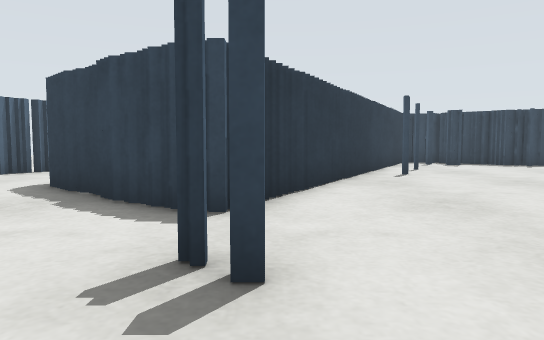
View 1 (above)

12 first-person views from a walk through a robot-simulator world made for Gazebo. The camera is 0.41 m above the floor, tilts 4° down and sees 70° across. The floor is counted in squares, 0.5 m on a side. Each view is taken from the middle of a square. On the plan, view 1 faces up. The plan holds only what a view shows up to about 12 squares ahead; the rest is blank. The place goes on beyond the plan. The robots in the file are not drawn.

View 2
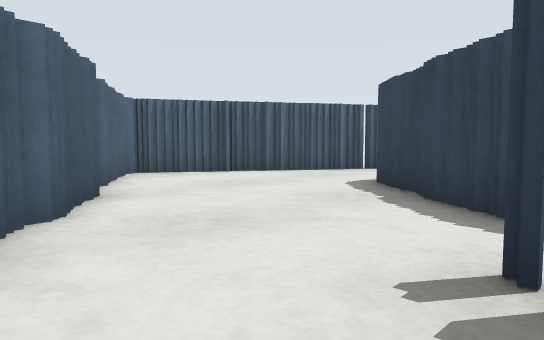

View 3
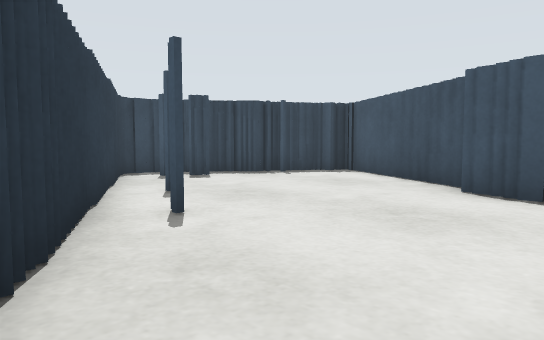

View 4
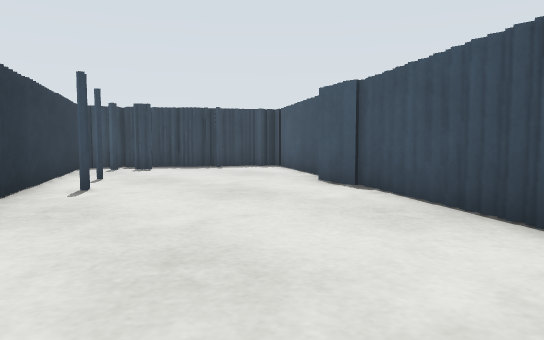

View 5
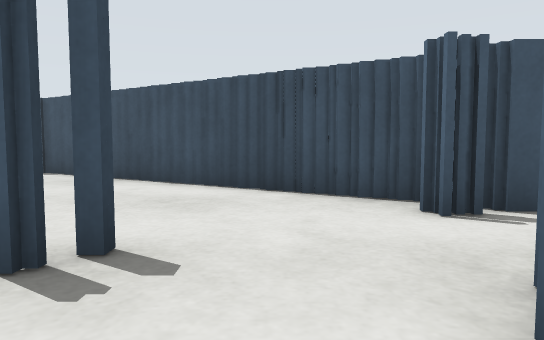

View 6
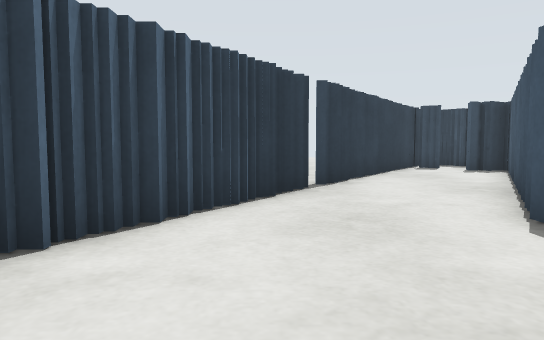

View 7
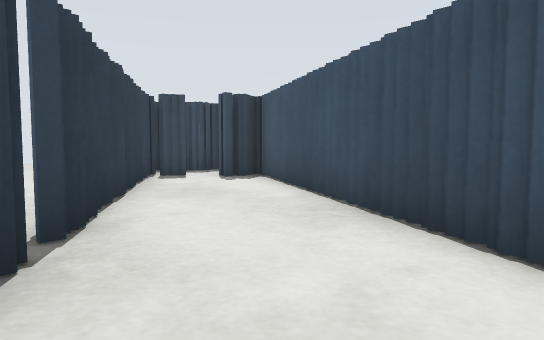

View 8
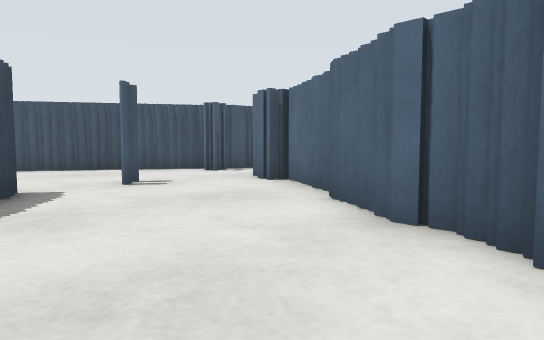

View 9
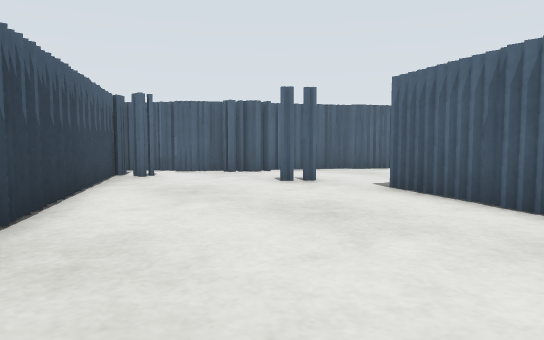

View 10
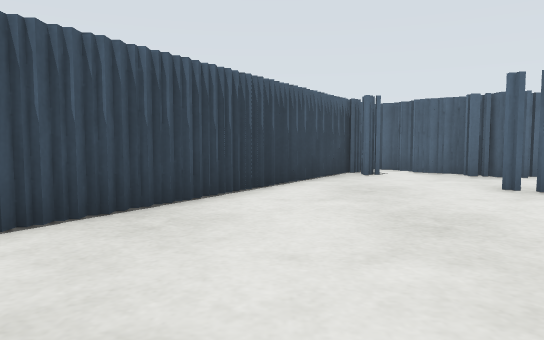

View 11
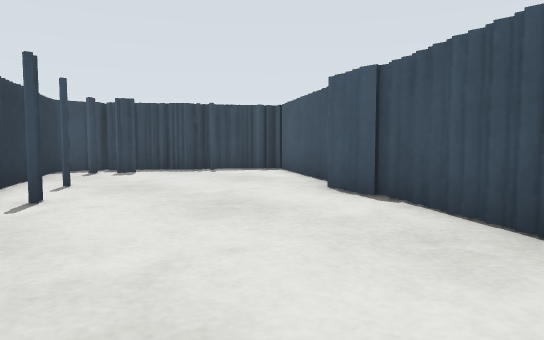

View 12
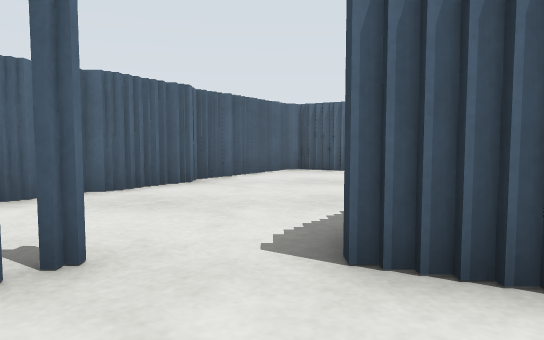

### Floor plan
Key: @ floor where view 1 was taken; # wall or solid block; . floor.
Columns run from 10 left of view 1 to 11 right of it. Each row starts with its distance up from view 1.
 17        ###
 16       ##.#
 15       #..#    #####
 14      ##..#    #..####
 13     ##...#    #.....##
 12     #...##   ##......#
 11    ##..##    #......##
 10    #...#    ##.....##
  9   ##..##   ##......#
  8  ##...##   #......##
  7  #....##  ##.....##
  6 ##.....####......#
  5 #.......###.....##
  4 ##.............##
  3  ###......#....#
  2    ###........##
  1      ##.......#
  0       ####@..##
 -1         ##.###
 -2          ####

Where each view was taken, in squares from view 1:
view 1: 0 up, 0 right, facing up
view 2: 0 up, 0 right, facing up-left
view 3: 6 up, 1 right, facing up-right
view 4: 3 up, 1 right, facing up-right
view 5: 1 up, 3 left, facing right
view 6: 4 up, 7 left, facing up
view 7: 8 up, 7 left, facing up-right
view 8: 6 up, 8 left, facing down-right
view 9: 8 up, 6 right, facing down-left
view 10: 9 up, 4 right, facing down
view 11: 4 up, 2 right, facing up-right
view 12: 4 up, 2 right, facing left
